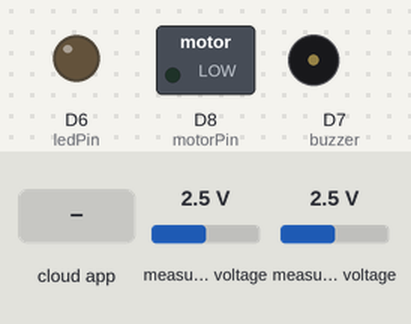
The sketch below on a simulated ESP8266 (NodeMCU). Shown: switched loads named in the sketch (green lamp = pin HIGH), output pins drawn as LEDs (lit = HIGH), buzzer (waves = sounding, pin HIGH). The inputs (shaded band) are chosen by the test bench; at power-on: measured voltage 2.5 V. WiFi joins after 1.5 s; servers stay silent unless stated; no MQTT or app messages arrive unless stated; pins used as bus, display or sensor lines are not drawn; what the sketch prints to the serial monitor is not drawn.

Above: at 2.7 s.
2.8 s: the phone or cloud app sets pump to ON
At 4.5 s:
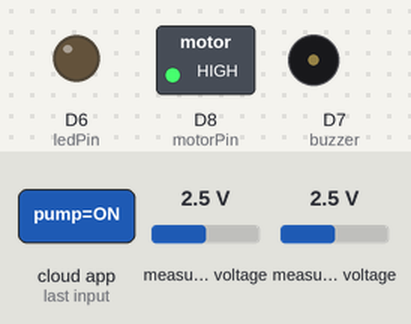
5.0 s: the phone or cloud app sets pump to OFF
Timing chart, 0 to 8.0 s (numbered marks = the images above; inputs shaded):
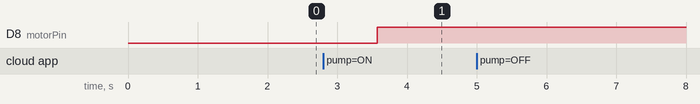

Measured:
- after the input at 2.8 s, D8 (motorPin): LOW → HIGH after 0.77 s
- after the input at 5.0 s, every drawn part: stays the same

The sketch:

IOT_SIS_V3.ino
```cpp
//Library Initialization
#include <ESP8266WiFi.h>
#include "Adafruit_MQTT.h"
#include "Adafruit_MQTT_Client.h"
#include <Adafruit_ADS1015.h>
#include <Wire.h>

//WLAN Config
const char *ssid =  "Eos";
const char *pass =  "aphrodite";

WiFiClient asclient; //Login as Client

//Adafruit Config
#define MQTT_SERV "io.adafruit.com"
#define MQTT_PORT 1883
#define MQTT_NAME "alphaixion" //Username
#define MQTT_PASS "aio_PcxL05uba6YMzxNzRk3JaIr1RfWx" //API Key

//Adafruit Feeds Hookup (monitor, led, pump)
Adafruit_MQTT_Client mqtt(&asclient, MQTT_SERV, MQTT_PORT, MQTT_NAME, MQTT_PASS);
Adafruit_MQTT_Publish soil_sensor = Adafruit_MQTT_Publish(&mqtt,MQTT_NAME "/f/monitor");
Adafruit_MQTT_Publish water_level = Adafruit_MQTT_Publish(&mqtt,MQTT_NAME "/f/water");
Adafruit_MQTT_Subscribe pumpbutton = Adafruit_MQTT_Subscribe(&mqtt, MQTT_NAME "/feeds/pump");
Adafruit_MQTT_Subscribe pumpmanual = Adafruit_MQTT_Subscribe(&mqtt, MQTT_NAME "/feeds/pumpmanual");

//Variable initialization
const int ledPin = D6;
const int motorPin = D8;
const int buzzer = D7;
const int soilsensor = D3;
const int analog = A0;
unsigned long interval = 10000;
unsigned long previousMillis = 0;
unsigned long interval1 = 1000;
unsigned long previousMillis1 = 0;
int valsoil;
int valwater;
int tilt;
int b = 10;

//Initialize Module ADS-1115
Adafruit_ADS1015 ads1015;
const float multiplier = 0.125F;
float adc01;
float adc02;

//DML was here
void setup() {
  Serial.begin(115200); //Baud rate
  delay(10);
  mqtt.subscribe(&pumpbutton);
  mqtt.subscribe(&pumpmanual);
  pinMode(motorPin, OUTPUT); //Pin out mode
  pinMode(ledPin, OUTPUT);
  pinMode(buzzer, OUTPUT);
  pinMode(soilsensor, OUTPUT);
  pinMode(A0, INPUT);
  digitalWrite(motorPin, LOW); // keep motor off at start
  ads1015.begin();

//WLan connect
  Serial.println("Connecting to ");
  Serial.println(ssid);
  WiFi.begin(ssid, pass);
  while (WiFi.status() != WL_CONNECTED)
  {
    delay(500);
    Serial.print(".");              // print ... till not connected
  }
  Serial.println("");
  Serial.println("WiFi connected");
}

//Establish adafruit's cloud connection
void MQTT_connect()
{
  int8_t ret;
  // Stop if already connected.
  if (mqtt.connected())
  {
    return;
  }

  uint8_t retries = 3;
  while ((ret = mqtt.connect()) != 0) // connect will return 0 for connected
  {
       mqtt.disconnect();
       delay(5000);  // wait 5 seconds
       retries--;
       if (retries == 0)
       {
         // basically die and wait for WDT to reset me
         while (1);
       }
  }
}

uint32_t x=0;

void loop() {
  MQTT_connect();
  int16_t adc0, adc1, adc2, adc3;

//Soil Sensor Read
    digitalWrite(soilsensor, HIGH);
    delay(10);
    adc0 = ads1015.readADC_SingleEnded(0);
    valsoil = (100-(analog-500))/5.23;
    Serial.print("Soil Moisture is  = ");
    Serial.print(valsoil);
    Serial.println("%");
    Serial.print("Soil Sensor Raw = ");
    Serial.print(analog);
    delay(2000);
    digitalWrite(soilsensor, LOW);
    Adafruit_MQTT_Subscribe * subscription;
    while ((subscription = mqtt.readSubscription(5000))){
        if (subscription == &pumpbutton){
          Serial.print(F("On-OFF Pump Button: "));
          Serial.println((char *)pumpbutton.lastread);
          if (strcmp((char *) pumpbutton.lastread, "OFF") == 0){

          }
          if (strcmp((char *) pumpbutton.lastread, "ON") == 0){
            if (valsoil < 50 && tilt == LOW) { //Pumping time
              digitalWrite(motorPin, LOW);
              for(int a = 0; a<b; a++)
              {
                 digitalWrite(ledPin, HIGH);
                 delay(500);
                 digitalWrite(ledPin, LOW);
                 delay(500);
              }

            }
            if (valsoil <50 && tilt == HIGH) { //Stop Pumping
              digitalWrite(motorPin, HIGH);
              for(int a = 0; a<b; a++)
              {
                 digitalWrite(ledPin, HIGH);
                 tone(buzzer, 1000);
                 delay(500);
                 digitalWrite(ledPin, LOW);
                 noTone(buzzer);
                 delay(500);
              }
            }
            if (valsoil > 51) { //Stable condition
              digitalWrite(motorPin, HIGH);
            }
          }
        }
        if (subscription == &pumpmanual){
          Serial.print(F("On-OFF Pump Button: "));
          Serial.println((char *)pumpbutton.lastread);
          if (strcmp((char *) pumpbutton.lastread, "OFF") == 0){
            digitalWrite(motorPin, HIGH);
          }
          if (strcmp((char *) pumpbutton.lastread, "ON") == 0){
            digitalWrite(motorPin, LOW);
            delay(3000);
            digitalWrite(motorPin, HIGH);
          }
        }
    }
    delay(500);
    if (!soil_sensor.publish(valsoil)){ //Publishing monitor
      delay(1000);
    }
    Serial.print('\n');

//Water Level Sensor Read
    Serial.print("Water Level is  = ");
    adc1 = ads1015.readADC_SingleEnded(1);
    valwater = (adc1-150)/7.87;
    Serial.print(valwater);
    Serial.print("%");
    Serial.print("Water Sensor Raw = ");
    Serial.print(adc1);
    delay(2000);
    if (!water_level.publish(valwater)){ //Publishing monitor
       delay(1000);
    }
    Serial.print('\n');
    if(! mqtt.ping()) {
      mqtt.disconnect();
    }
    delay(1000);
}
```
